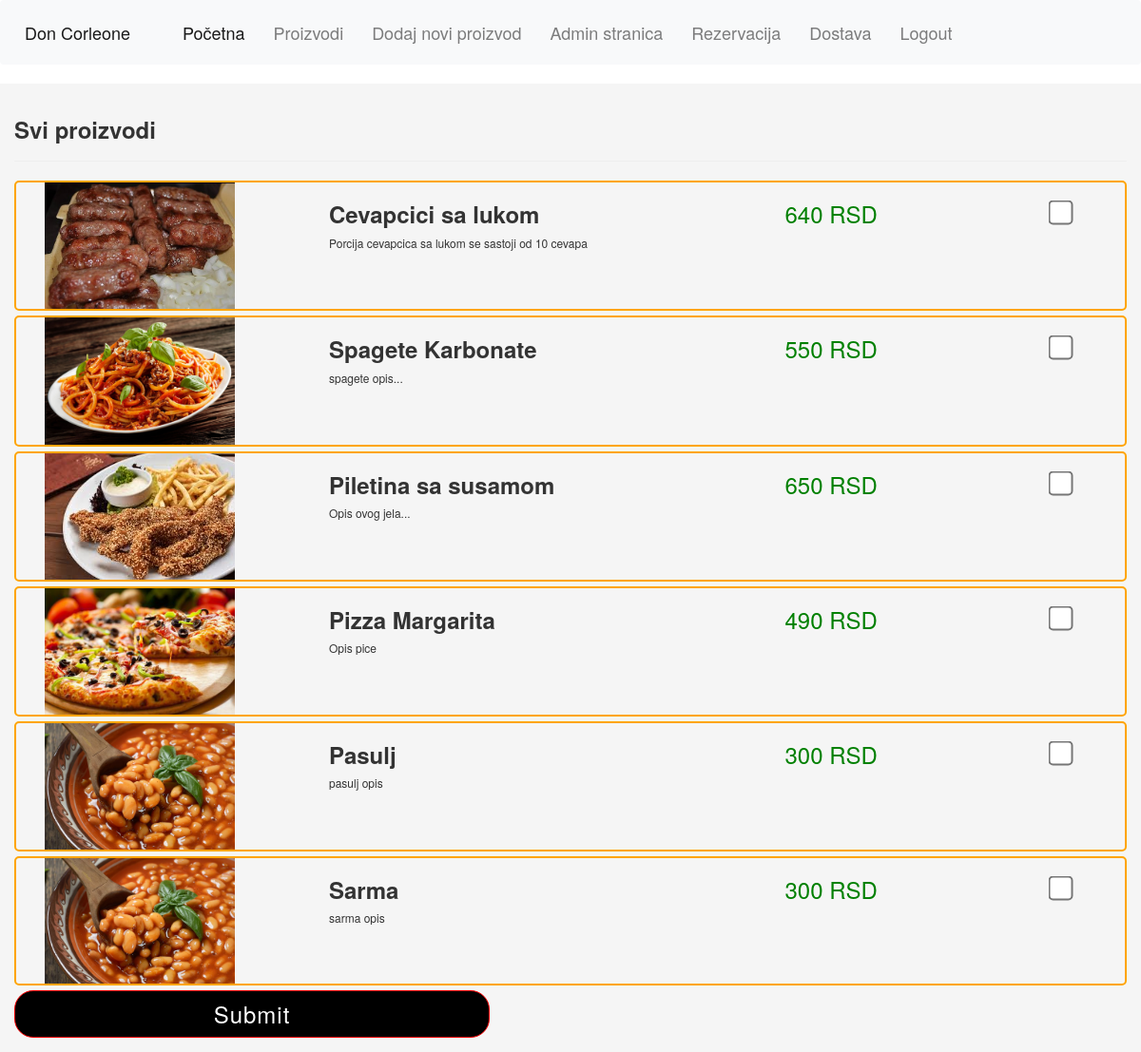
Page /proizvodi.php on the committed database.
### tables this page shows
CREATE TABLE IF NOT EXISTS `menu` (
  `ID` int(11) NOT NULL AUTO_INCREMENT,
  `name` varchar(255) NOT NULL,
  `description` varchar(255) NOT NULL,
  `price` int(11) NOT NULL,
  `picture` varchar(255) NOT NULL,
  PRIMARY KEY (`ID`)
);

### proizvodi.php (the view, shortened to what this page needs)
<?php session_start(); require "db_config.php"; ?>
<!DOCTYPE html>
<html lang="en">
<head>
    <link rel="stylesheet" href="css/bootstrap.min.css">
    <link rel="stylesheet" href="css/font-awesome.min.css">
    <link rel="stylesheet" href="css/animate.css">
    <link rel="stylesheet" href="css/owl.carousel.css">
    <link rel="stylesheet" href="https://stackpath.bootstrapcdn.com/bootstrap/4.5.0/css/bootstrap.min.css">
    <link rel="stylesheet" href="css/main.css">
    <link rel="stylesheet" href="https://maxcdn.bootstrapcdn.com/bootstrap/3.3.6/css/bootstrap.min.css" />
</head>
<body>
<nav class="navbar navbar-expand-lg navbar-light bg-light">
    <a class="navbar-brand" href="#">Don Corleone</a>
    <div class="collapse navbar-collapse" id="navbarSupportedContent">
        <ul class="navbar-nav mr-auto">
            <li class="nav-item active">
                <a class="nav-link" href="index.php">Početna</a>
            </li>
            <li class="nav-item">
                <a class="nav-link" href="proizvodi.php">Proizvodi</a>
            </li>
            <li class="nav-item">
                <a class="nav-link" href="addprod.php">Dodaj novi proizvod</a>
            </li>
            <li class="nav-item">
                <a class="nav-link" href="admin.php">Admin stranica</a>
            </li>
            <li class="nav-item">
                <a class="nav-link" href="#">Rezervacija</a>
            </li>
            <li class="nav-item">
                <a class="nav-link" href="#">Dostava</a>
            </li>
            <li class="nav-item">
                <a class="nav-link" href="logout.php">Logout</a>
            </li>
        </ul>
    </div>
</nav>
<div class="products-content">
    <div class="col-sm-12 products-content-section">
        <h3 class="products-content-section-title">Svi proizvodi</h3>
        <hr>
            <?php
                $sql= "SELECT * FROM menu";
                $result = mysqli_query($connection , $sql) or die(mysqli_error($connection));
                if(mysqli_num_rows($result) > 0) {
                    while($row = mysqli_fetch_array($result)) {
                ?>
            <div class="col-sm-12 products-content-section-card">
                <div class="col-sm-3 products-content-section-card-img">
                    <img class="img-responsive" src="images/<?= $row['picture'];?>" alt="<?= $row['name'];?>">
                </div>
                <div class="col-sm-9">
                    <div class="col-sm-7 products-content-section-card-description">
                        <h3><?= $row['name'];?></h3>
                        <h6><?= $row['description'];?></h6>
                    </div>
                    <div class="col-sm-4 products-content-section-card-price">
                        <h3><?= $row['price'];?> RSD</h3>
                    </div>
                    <div class="col-sm-1 products-content-section-card-price">
                        <input type="checkbox" class="delete-check" name="delete_names[]" value="<?= $row['name']; ?>">
                    </div>
                </div>
            </div>
            <?php } } ?>
            <input type="submit" name="delete-btn" id="delete-btn" name="submit">
        </div>
    </div>
</body>
</html>

### css/main.css (style rules this page uses)
* { margin: 0; padding: 0; box-sizing: border-box; }
.navbar { margin: 0; }
.products-content-section { background-color: whitesmoke; padding: 15px; }
.products-content-section-title { font-weight: bold; }
.products-content-section-card { border: 2px solid orange; border-radius: 5px; margin-bottom: 5px; }
.products-content-section-card-img .img-responsive { width: 200px; height: auto; }
.products-content-section-card-description h3 { font-weight: bold; }
.products-content-section-card-price { font-weight: bold; color: green; }
.nav-link { font-size: 18px; margin: 3px 10px; }
.navbar-brand { font-size: 26px; }
#delete-btn { width: 500px; height: 50px; border-radius: 20px; border: 1px solid red; font-size: 24px; color: white; background: black; letter-spacing: 1px; }
.col-sm-1 .delete-check { transform: scale(2); margin: 25px 10px; }
.navbar { margin-bottom: 0; }

### rows in the picture
menu: picture (picture), name "Cevapcici sa lukom", description "Porcija cevapcica sa lukom se sastoji od 10 cevapa", price "640"
menu: picture (picture), name "Spagete Karbonate", description "spagete opis...", price "550"
menu: picture (picture), name "Piletina sa susamom", description "Opis ovog jela...", price "650"
menu: picture (picture), name "Pizza Margarita", description "Opis pice", price "490"
menu: picture (picture), name "Pasulj", description "pasulj opis", price "300"
menu: picture (picture), name "Sarma", description "sarma opis", price "300"
